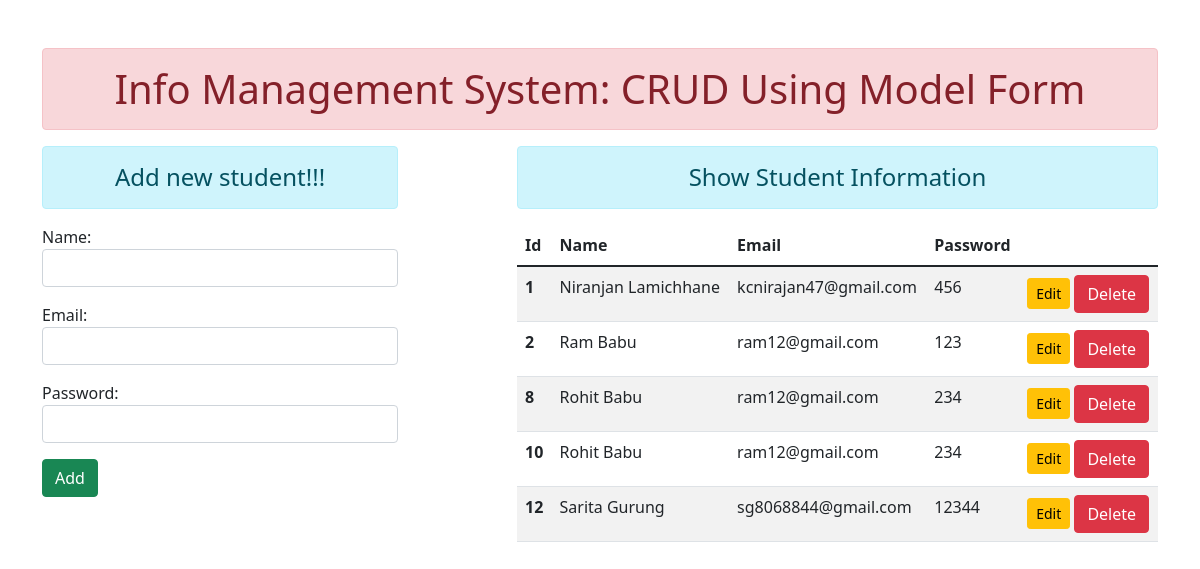
The page / on the database its author committed.
### enroll/models.py (models this page shows)
class User(models.Model):
    name = models.CharField(max_length=30)
    email = models.EmailField(max_length=50)
    password=models.CharField(max_length=100)

### enroll/views.py (the view)
# urls.py: path('', views.addnshow, name='addnshow'),
def addnshow(request):
    if request.method == 'POST':
        fm = UserForm(request.POST)
        if fm.is_valid():
            nm = fm.cleaned_data['name']
            mail = fm.cleaned_data['email']
            pw = fm.cleaned_data['password']
            reg = User(name=nm, email=mail, password=pw)
            reg.save()
            fm = UserForm()
    else:
        fm = UserForm()
    stud = User.objects.all()
    return render(request, 'addandshow.html', {'form': fm, 'stu': stud})

### enroll/forms.py
class UserForm(forms.ModelForm):
    class Meta:
        model = User
        fields = ['name', 'email', 'password']
        widgets = {
            'name': forms.TextInput(attrs={'class': 'form-control'}),
            'email': forms.TextInput(attrs={'class': 'form-control'}),
            'password': forms.PasswordInput(render_value=True,attrs={'class': 'form-control'})
        }

### enroll/templates/addandshow.html (shortened to what this page needs)
{% extends 'base.html' %}
{% block content %}
<div class="row">
 <div class="col-sm-4">
     <h4 class="text-center alert alert-info">Add new student!!!</h4>
    <form action="" method="POST">
        {{ form.as_p }}
        <input type="submit" class="btn btn-success" value="Add">
    </form>
 </div>
 <div class="col-sm-7 offset-1">
     <h4 class="text-center alert alert-info">Show Student Information</h4>
     {% if stu %}
         <table class="table table-striped table-hover">
              <thead>
                <tr>
                  <th scope="col">Id</th>
                  <th scope="col">Name</th>
                  <th scope="col">Email</th>
                  <th scope="col">Password</th>
                </tr>
              </thead>
              <tbody>
              {% for st in stu %}
                <tr>
                  <th scope="row">{{ st.id }}</th>
                  <td>{{ st.name }}</td>
                  <td>{{ st.email }}</td>
                  <td>{{ st.password }}</td>
                  <td>
                      <a href="{% url 'update' st.id %}" class="btn btn-warning btn-sm">Edit</a>
                      <form action="{% url 'deletedata' st.id %}" method="POST" class="d-inline">
                          <input type="submit" class="btn btn-danger" value="Delete">
                      </form>
                  </td>
                </tr>
              {% endfor %}
              </tbody>
            </table>
      {% else %}
         <h4 class="text-center alert alert-warning">No Student Information</h4>
     {% endif %}
 </div>
</div>
{% endblock content %}

### enroll/templates/base.html (shortened to what this page needs)
<!doctype html>
<html lang="en">
  <head>
    <link href="https://cdn.jsdelivr.net/npm/bootstrap@5.1.3/dist/css/bootstrap.min.css" rel="stylesheet">
  </head>
  <body>
    <div class="container mt-5">
        <h1 class="text-center alert alert-danger">Info Management System: CRUD Using Model Form</h1>
        {% block content %}
        {% endblock content%}
    </div>
  </body>
</html>

### rows shown on the page
User: id "1", name "Niranjan Lamichhane", email "kcnirajan47@gmail.com", password "456"
User: id "2", name "Ram Babu", email "ram12@gmail.com", password "123"
User: id "8", name "Rohit Babu", email "ram12@gmail.com", password "234"
User: id "10", name "Rohit Babu", email "ram12@gmail.com", password "234"
User: id "12", name "Sarita Gurung", email "sg8068844@gmail.com", password "12344"
